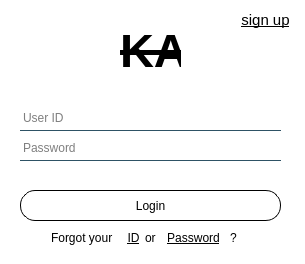
<?xml version="1.0" encoding="UTF-8"?>
<ui version="4.0">
 <class>MainWindow</class>
 <widget class="QMainWindow" name="MainWindow">
  <property name="enabled">
   <bool>true</bool>
  </property>
  <property name="geometry">
   <rect>
    <x>0</x>
    <y>0</y>
    <width>305</width>
    <height>264</height>
   </rect>
  </property>
  <property name="maximumSize">
   <size>
    <width>10000</width>
    <height>1000</height>
   </size>
  </property>
  <property name="font">
   <font>
    <weight>50</weight>
    <italic>false</italic>
    <bold>false</bold>
    <underline>false</underline>
    <strikeout>false</strikeout>
    <kerning>false</kerning>
   </font>
  </property>
  <property name="windowTitle">
   <string>MainWindow</string>
  </property>
  <property name="autoFillBackground">
   <bool>false</bool>
  </property>
  <property name="styleSheet">
   <string notr="true">background-color:white;</string>
  </property>
  <widget class="QWidget" name="centralwidget">
   <widget class="QPushButton" name="pushButton_ID">
    <property name="geometry">
     <rect>
      <x>123</x>
      <y>230</y>
      <width>21</width>
      <height>16</height>
     </rect>
    </property>
    <property name="font">
     <font>
      <weight>50</weight>
      <bold>false</bold>
      <underline>true</underline>
     </font>
    </property>
    <property name="styleSheet">
     <string notr="true">QPushButton {
border:transparent;
color:black;
}

QPushButton:hover{
font:bold;
}</string>
    </property>
    <property name="text">
     <string>ID</string>
    </property>
   </widget>
   <widget class="QPushButton" name="pushButton_PSW">
    <property name="geometry">
     <rect>
      <x>158</x>
      <y>230</y>
      <width>71</width>
      <height>16</height>
     </rect>
    </property>
    <property name="font">
     <font>
      <weight>50</weight>
      <bold>false</bold>
      <underline>true</underline>
     </font>
    </property>
    <property name="styleSheet">
     <string notr="true">QPushButton {
border:transparent;
color:black;
}

QPushButton:hover{
font:bold;
}</string>
    </property>
    <property name="text">
     <string>Password</string>
    </property>
   </widget>
   <widget class="QLabel" name="label_3">
    <property name="geometry">
     <rect>
      <x>145</x>
      <y>230</y>
      <width>16</width>
      <height>16</height>
     </rect>
    </property>
    <property name="styleSheet">
     <string notr="true">QLabel{
color:black;}</string>
    </property>
    <property name="text">
     <string>or</string>
    </property>
   </widget>
   <widget class="QLabel" name="label_4">
    <property name="geometry">
     <rect>
      <x>230</x>
      <y>230</y>
      <width>16</width>
      <height>16</height>
     </rect>
    </property>
    <property name="styleSheet">
     <string notr="true">QLabel{
color:black;}</string>
    </property>
    <property name="text">
     <string>?</string>
    </property>
   </widget>
   <widget class="QLineEdit" name="login_id">
    <property name="geometry">
     <rect>
      <x>20</x>
      <y>110</y>
      <width>261</width>
      <height>21</height>
     </rect>
    </property>
    <property name="font">
     <font>
      <family>Arial</family>
     </font>
    </property>
    <property name="styleSheet">
     <string notr="true">border:1px solid rgba(0,0,0,0);
border-bottom-color:rgba(46,82,101,255);
padding-bottom:7px;
color:black;
</string>
    </property>
    <property name="text">
     <string/>
    </property>
    <property name="placeholderText">
     <string>User ID</string>
    </property>
   </widget>
   <widget class="QPushButton" name="signup">
    <property name="geometry">
     <rect>
      <x>240</x>
      <y>10</y>
      <width>51</width>
      <height>20</height>
     </rect>
    </property>
    <property name="font">
     <font>
      <pointsize>11</pointsize>
      <underline>true</underline>
     </font>
    </property>
    <property name="styleSheet">
     <string notr="true">QPushButton {
border:transparent;
color:black;
}

QPushButton:hover{
font:bold;
}</string>
    </property>
    <property name="text">
     <string>sign up</string>
    </property>
   </widget>
   <widget class="QLineEdit" name="login_password">
    <property name="geometry">
     <rect>
      <x>20</x>
      <y>140</y>
      <width>261</width>
      <height>21</height>
     </rect>
    </property>
    <property name="styleSheet">
     <string notr="true">border:1px solid rgba(0,0,0,0);
border-bottom-color:rgba(46,82,101,255);
padding-bottom:7px;
color:black;</string>
    </property>
    <property name="echoMode">
     <enum>QLineEdit::Password</enum>
    </property>
    <property name="placeholderText">
     <string>Password</string>
    </property>
   </widget>
   <widget class="QPushButton" name="login">
    <property name="geometry">
     <rect>
      <x>20</x>
      <y>190</y>
      <width>261</width>
      <height>31</height>
     </rect>
    </property>
    <property name="styleSheet">
     <string notr="true">QPushButton{
border:1px solid;
border-radius:15px;
color:black;
}

QPushButton:hover
{
background-color: white;

}
QPushButton:pressed
{
background-color:rgb(204, 204, 204);

}</string>
    </property>
    <property name="text">
     <string>Login</string>
    </property>
   </widget>
   <widget class="QLabel" name="label_2">
    <property name="geometry">
     <rect>
      <x>51</x>
      <y>230</y>
      <width>71</width>
      <height>16</height>
     </rect>
    </property>
    <property name="styleSheet">
     <string notr="true">QLabel{
color:black;}</string>
    </property>
    <property name="text">
     <string>Forgot your</string>
    </property>
   </widget>
   <widget class="QLabel" name="label_5">
    <property name="geometry">
     <rect>
      <x>120</x>
      <y>30</y>
      <width>61</width>
      <height>41</height>
     </rect>
    </property>
    <property name="font">
     <font>
      <pointsize>35</pointsize>
      <weight>75</weight>
      <bold>true</bold>
      <underline>false</underline>
      <strikeout>true</strikeout>
     </font>
    </property>
    <property name="styleSheet">
     <string notr="true">QLabel{
color:black;}</string>
    </property>
    <property name="text">
     <string>KAI</string>
    </property>
   </widget>
   <widget class="QLabel" name="login_errormsg">
    <property name="geometry">
     <rect>
      <x>20</x>
      <y>170</y>
      <width>261</width>
      <height>16</height>
     </rect>
    </property>
    <property name="styleSheet">
     <string notr="true">font: 12px;
color: red;</string>
    </property>
    <property name="text">
     <string/>
    </property>
   </widget>
   <zorder>label_5</zorder>
   <zorder>pushButton_ID</zorder>
   <zorder>pushButton_PSW</zorder>
   <zorder>label_3</zorder>
   <zorder>label_4</zorder>
   <zorder>login_id</zorder>
   <zorder>signup</zorder>
   <zorder>login_password</zorder>
   <zorder>login</zorder>
   <zorder>label_2</zorder>
   <zorder>login_errormsg</zorder>
  </widget>
 </widget>
 <resources>
  <include location="../../../../Applications/test.qrc"/>
 </resources>
 <connections/>
 <slots>
  <slot>start()</slot>
 </slots>
</ui>
